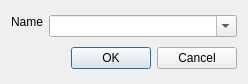
<?xml version="1.0" encoding="UTF-8"?>
<ui version="4.0">
<comment> Copyright (C) 2013 by Pedro Mendes, Virginia Tech Intellectual </comment>
<comment> Properties, Inc., University of Heidelberg, and The University </comment>
<comment> of Manchester. </comment>
<comment> All rights reserved. </comment>

 <class>CQNameSelectionDialog</class>
 <widget class="QDialog" name="CQNameSelectionDialog">
  <property name="geometry">
   <rect>
    <x>0</x>
    <y>0</y>
    <width>248</width>
    <height>84</height>
   </rect>
  </property>
  <property name="windowTitle">
   <string>Dialog</string>
  </property>
  <layout class="QGridLayout" name="gridLayout">
   <item row="0" column="0">
    <widget class="QLabel" name="mpLblName">
     <property name="text">
      <string>Name</string>
     </property>
     <property name="alignment">
      <set>Qt::AlignRight|Qt::AlignTop|Qt::AlignTrailing</set>
     </property>
    </widget>
   </item>
   <item row="0" column="1">
    <widget class="QComboBox" name="mpSelectionBox">
     <property name="sizePolicy">
      <sizepolicy hsizetype="MinimumExpanding" vsizetype="Fixed">
       <horstretch>0</horstretch>
       <verstretch>0</verstretch>
      </sizepolicy>
     </property>
     <property name="editable">
      <bool>true</bool>
     </property>
     <property name="insertPolicy">
      <enum>QComboBox::InsertAlphabetically</enum>
     </property>
    </widget>
   </item>
   <item row="1" column="0" colspan="2">
    <widget class="QDialogButtonBox" name="mpButtonBox">
     <property name="orientation">
      <enum>Qt::Horizontal</enum>
     </property>
     <property name="standardButtons">
      <set>QDialogButtonBox::Cancel|QDialogButtonBox::Ok</set>
     </property>
    </widget>
   </item>
  </layout>
 </widget>
 <resources/>
 <connections>
  <connection>
   <sender>mpButtonBox</sender>
   <signal>accepted()</signal>
   <receiver>CQNameSelectionDialog</receiver>
   <slot>accept()</slot>
   <hints>
    <hint type="sourcelabel">
     <x>248</x>
     <y>254</y>
    </hint>
    <hint type="destinationlabel">
     <x>157</x>
     <y>274</y>
    </hint>
   </hints>
  </connection>
  <connection>
   <sender>mpButtonBox</sender>
   <signal>rejected()</signal>
   <receiver>CQNameSelectionDialog</receiver>
   <slot>reject()</slot>
   <hints>
    <hint type="sourcelabel">
     <x>316</x>
     <y>260</y>
    </hint>
    <hint type="destinationlabel">
     <x>286</x>
     <y>274</y>
    </hint>
   </hints>
  </connection>
 </connections>
</ui>
